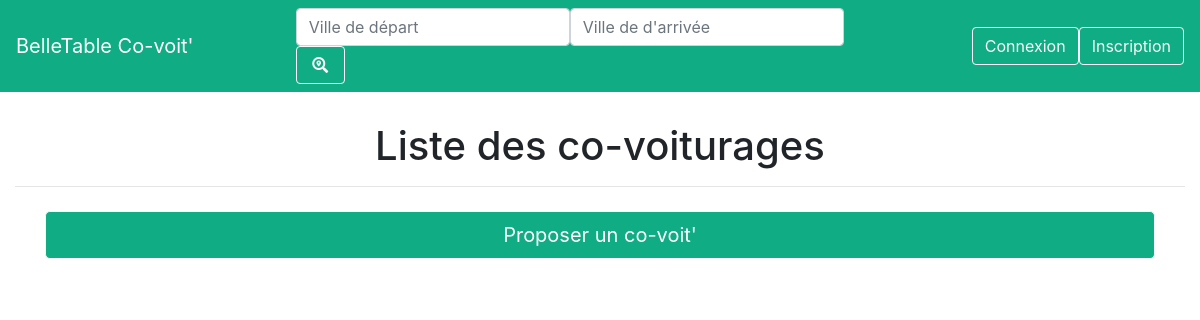
Before: / with the older database file.
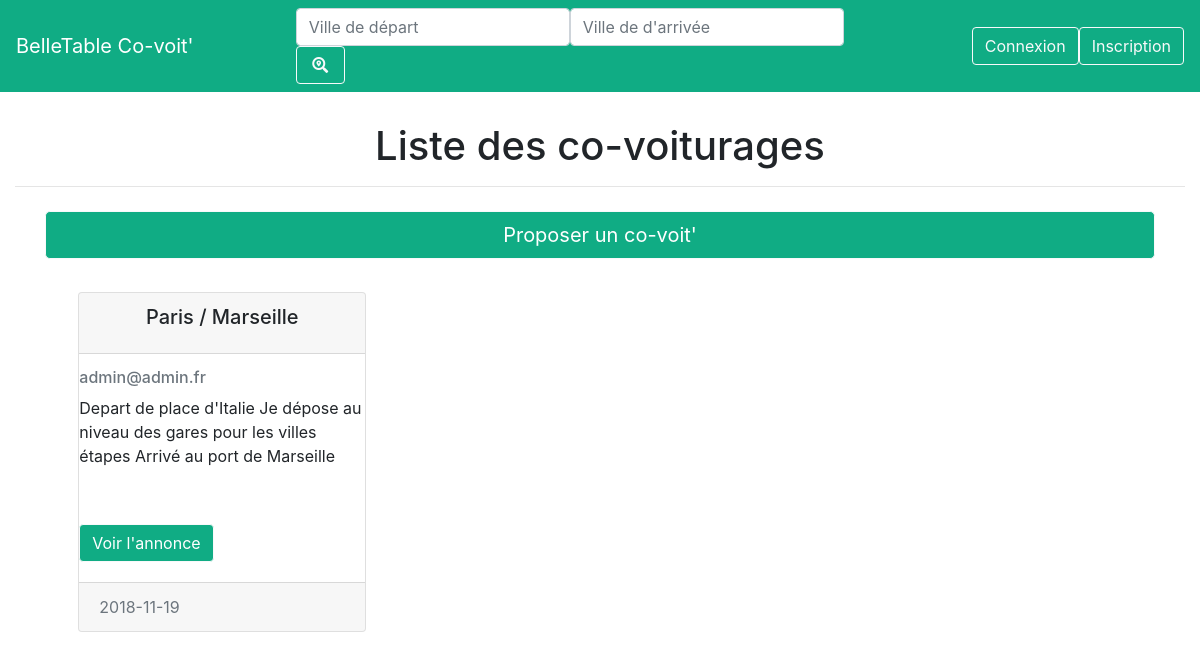
After: the same page with the newer database file.
### tables this page shows
CREATE TABLE IF NOT EXISTS `trajet` (
  `num_trajet` int(11) NOT NULL AUTO_INCREMENT,
  `depart_ville` varchar(11) NOT NULL,
  `arrivee_ville` varchar(11) NOT NULL,
  `etape1` varchar(255) NOT NULL,
  `etape2` varchar(255) NOT NULL,
  `date` date NOT NULL,
  `prix` int(11) NOT NULL,
  `places` int(11) NOT NULL,
  `precisions` text NOT NULL,
  `heure_depart` time NOT NULL,
  `mel_chauffeur` varchar(255) NOT NULL,
  PRIMARY KEY (`num_trajet`)
);

### db/routeSelectAll.php (called while the page is built)
<?php
$asTable = "trajet";
$asCols = '*';
$asColWhere ="";
$asValeurs ="";
include 'dbCon.php';
try {
    $req = $db->query("CALL selectDynam('$asTable', '$asCols', '$asColWhere', '$asValeurs') ");
    $adverts = $req->fetchAll();
} catch (Exception $exc) {
    echo $exc->getTraceAsString();
}
?>

### index.php (the view)
<?php
include './include/header.php';
?>
<header class="container-fluid">
    <h1 class="text-center">Liste des co-voiturages</h1>
    <hr class="">
</header>
<section class="container content-wrapper">
    <a href="addRoute.php"><button type="button" class="btn btn-lg btn-outline-light btn-block">Proposer un co-voit'</button></a>
    <?php
    include 'db/routeSelectAll.php';
    foreach ($adverts as $advert) {
        ?>
        <div class="card advert-card">
            <div class="card-header">
                <h5 class="card-title text-center"><?= $advert['depart_ville'] ?> / <?= $advert['arrivee_ville'] ?></h5>
            </div>
            <div class="card-body">
                <a href="#"><h6 class="card-subtitle mb-2 text-muted"><?= $advert['mel_chauffeur'] ?></h6></a>
                <p class="card-text"><?= $advert['precisions'] ?></p>
                <a href="advert.php?id=<?= $advert['num_trajet'] ?>" class="btn btn-outline-light card-btn center-block">Voir l'annonce</a>
            </div>
            <div class="card-footer text-muted">
                <?= $advert['date'] ?>
            </div>
        </div>
        <?php
    }
    ?>
</section>
<?php
include './include/footer.php';
?>

### include/header.php (shortened to what this page needs)
<!DOCTYPE html>
<html>
    <head>
        <link rel="stylesheet" href="https://stackpath.bootstrapcdn.com/bootstrap/4.1.3/css/bootstrap.min.css">
        <link rel="stylesheet" href="https://use.fontawesome.com/releases/v5.4.1/css/all.css">
        <link rel="stylesheet" href="./style/style.css"/>
    </head>
    <body>
        <nav class="navbar justify-content-between">
            <a class="navbar-brand" href="index.php">BelleTable Co-voit'</a>
                <form action="searchRoute.php" method="POST" class="form-inline my-2 my-lg-0">
                    <label for="searchDeparture"><input type="text" name="searchDeparture" class="form-control col-xs-12" placeholder="Ville de départ"></label>
                    <label for="searchArrival"><input type="text" name="searchArrival" class="form-control col-xs-12" placeholder="Ville de d'arrivée"></label>
                    <button type="submit" name="searchButton" class="btn btn-outline-light col-xs-12 col-md-1"><i class="fas fa-search-location"></i></button>
                </form>
            <form class="form-inline my-2 my-lg-0">
                <?php
                if (isset($_SESSION['user']) && !empty($_SESSION['user'])) {
                    ?>
                    <a href="userAccount.php" class="btn btn-outline-light">Ton compte</a>
                    <a href="index.php?Disconnect" class="btn btn-outline-light">Déconnexion</a>
                <?php }
                else { ?>
                    <a class="btn btn-outline-light" href="signIn.php">Connexion</a>
                    <a class="btn btn-outline-light" href="signUp.php">Inscription</a>
                <?php } ?>
            </form>
        </nav>

### include/footer.php (shortened to what this page needs)
</body>
</html>

### style/style.css (style rules this page uses)
.navbar { background-color: #10ac84; }
.navbar-brand { color: white; }
header { margin-top: 2.5%; }
.content-wrapper { margin-top: 2%; }
.btn-block { background-color: #10ac84; color: white; }
.advert-card { width: 18rem; margin: 3% 3%; display: inline-block; }
.card-body { padding: 7% 0; }
.card-text { height: 7em; overflow-y: scroll; }
.card-btn { background-color: #10ac84; color: white; }

Changed rows visible on the page:
added trajet: depart_ville "Paris", arrivee_ville "Marseille", mel_chauffeur "admin@admin.fr", precisions "Depart de place d'Italie Je dépose au niveau des gares pour les villes étapes Arrivé au port de Marseille", date "2018-11-19"
